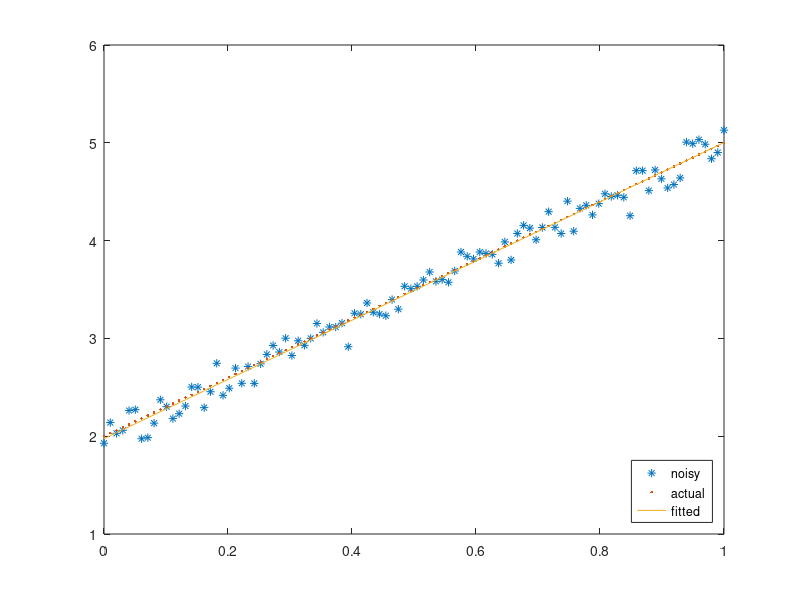
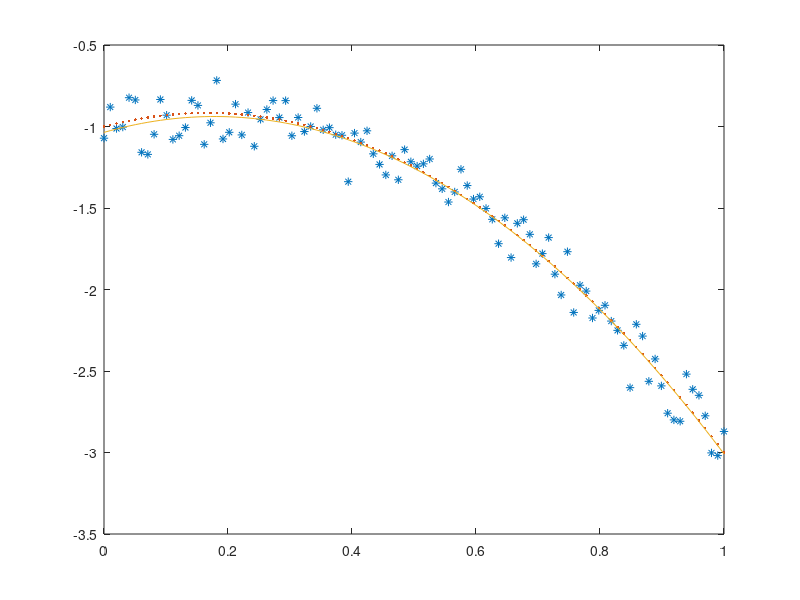

MATLAB code for these plots, in order:
close all
clear all
clc

format shorte


x = linspace( 0,1 );
noise = randn( size( x ) ) / 10;

'EXAMPLE 01';
y = @( x ) 3 * x + 2;

noisy_data = y(x(:)) + noise(:);

A = [ ones( size( x(:) ) ), x(:) ]; % this is a vandermonde at the end of the day

coefficients_babies = A \ noisy_data; % coefficients_dumbies  = inv( A ) * noisy_data;
coefficients = ( A' * A ) \ ( A' * noisy_data );

figure,
plot( x, y(x) + noise, '*', x, y(x), '.', x, coefficients( 1 ) + coefficients( 2 ) * x,'-' )
legend('noisy','actual','fitted','Location','SouthEast')

% return

'EXAMPLE 02';
y = @( x ) - 3 * x.^2 + x - 1;

A = [ ones( size( x(:) ) ), x(:), x(:).^2 ]; % this is a vandermonde at the end of the day

noisy_data = y(x(:)) + noise(:);
coefficients = ( A' * A ) \ ( A' * noisy_data );


figure,
plot( x, y(x) + noise, '*', x, y(x), '.', x, coefficients( 1 ) + coefficients( 2 ) * x + coefficients( 3 ) * x.^2,'-' )









%
